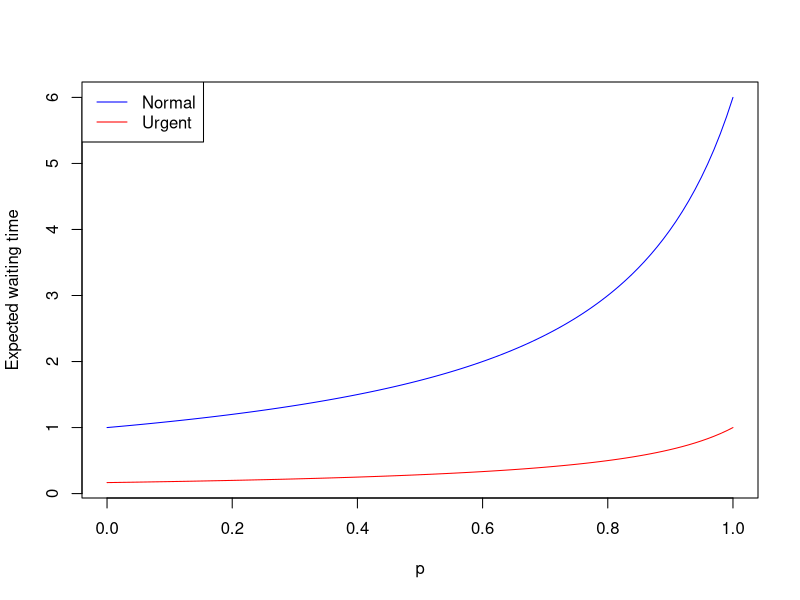

The R script that drew this image:
## ---- chunk 1
library(knitr)
knitr::opts_chunk$set(echo = TRUE,tidy=TRUE,message=FALSE,warning=FALSE,strip.white=TRUE,prompt=FALSE,
                      cache=TRUE, size="scriptsize",fig.width=4, fig.height=3,fig.align = "center")
## ---- chunk 2
lambda = 5
mu = 0.1*60    #Minutes to hours
n = 50

simulate_UCC <- function(lambda,mu,p){
  U = c(0)  #List containing number of urgent patients for each n
  Q = c(0)  #List containing number of "normal" patients for each n
  X = c(0)  #List containing total number of patients
  
  #Defining entering and leaving times
  
  U_entertime = c()
  N_entertime = c()
  
  U_leavetime = c()
  N_leavetime = c()
  
  for(i in 1:n){
    state = tail(X,1)
    if(state == 0){ #No patients in UVV
      times = c(times, (tail(times,1) + rexp(n=1, rate=lambda))) #Time of entering for next person
      X = c(X, tail(X,1)+1) #Total people increment
      q = runif(1)
      #Checking if urgent or normal
      if(q < p){
        #TRUE -> urgent case
        U = c(U, tail(U,1)+1) #Adding urgent person
        U_entertime = c(U_entertime, tail(times,1)) #Adding time of entering
      }
      else{
        #FALSE -> normal case
        N = c(N, tail(N,1)+1) #Adding normal person
        N_entertime = c(N_entertime, tail(times,1)) #Adding time of entering
      }
    }
    else{
      
    }
  }
}


#to be continued
## ---- chunk 3
mu = 0.1*60    #Minutes to hours
lambda = 5


W_U <- function(p){
  return(1/(mu-p*lambda))
}

W_N <- function(p){
  return(mu/((mu-lambda)*(mu - p*lambda)))
}

P = seq(0, 1, length.out = 100)
WU = W_U(P)
WN = W_N(P)

plot(NULL, NULL, xlim=c(0, 1), ylim=c(min(c(WU, WN)) , max(c(WU, WN))), xlab="p", ylab="Expected waiting time")
  #Creates a figure and makes labels and titles.
  lines(P, WU, col="red")
  lines(P, WN, col="blue")
  legend(x="topleft", legend=c("Normal", "Urgent"), col=c("blue", "red"), lty=1:1)

## ---- chunk 4
theta = c(0.3,0.35,0.39,0.41,0.45)
y_theta = c(0.5,0.32,0.4, 0.35,0.6)

variance = 0.5*0.5


correlation <-function(a,b){
  return(1 + 15*abs(a-b)*exp(-15*abs(a-b)))
}


covariance <- function(a,b){
  #a,b = two different theta values
  n_a = length(a)
  n_b = length(b)
  
  cov_matrix <- matrix(n_a*n_b, n_a, n_b)
  
  for(i in 1:n_a){
    for(j in 1:n_b){
      cov_matrix[i,j] = correlation(a[i], b[j])*variance
    }
  }
  return(cov_matrix)
}

calculate_muSigma <- function(a,b,mu_a, mu_b, x_b){
  mu_c = mu_a + covariance(a,b) %*% solve(covariance(b,b)) %*% (x_b - mu_b)
  
  sigma_c = covariance(a,a) - covariance(a,b) %*% solve(covariance(b,b)) %*% covariance(b,a)
  
  return(list(mu_c,sigma_c))
}


a = seq(0.25,0.5, by = 0.005)
b = theta

mu_a = seq(0.5,0.5,length = 51)
mu_b = seq(0.5,0.5,length = 5)

b = theta
x_b = y_theta
  
res <- calculate_muSigma(a,b,mu_a,mu_b,x_b)

variance_c = diag(unlist(res[2]))
mu_c = unlist(res[1])


prediction_interval <- function(mu_c){
  U = mu_c
  L = mu_c
  n_c = length(mu_c)
  
  for(i in 1:n_c){
    p_i = 1.645*sqrt(variance_c[i])
    U[i] = U[i] + p_i
    L[i] = L[i] - p_i
  }
  
  return(list(U,L))
}

pred_int = prediction_interval(mu_c)


U = unlist(pred_int[1])
L = unlist(pred_int[2])


#plot(NULL, NULL, xlim=c(0.25, 0.5), ylim=c(min(L)*0.9, max(U)*1.1), main=expression(paste("90% Prediction interval")),
         #xlab=expression(paste("[", theta, "]")), ylab=expression(paste("y(", theta, ")")))
    #lines(a, L, col="green")
    #lines(a, U, col="blue")
    #lines(a, mu_c, col="red")
    #points(b, y_theta, col="black")
   # legend(x="topleft", legend=c("Lower bound of PI", "Upper bound of PI", expression(paste(mu["C"])), "Observed"), 
    #       col=c("green", "blue", "red", "black"), lty = c(1, 1, 1, NA), pch=c(NA, NA, NA,1))
